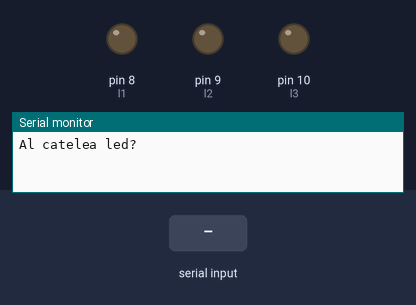
This sketch was run on a simulated Arduino Uno, built with avr-gcc and run on an emulated ATmega328P. On the bench: output pins drawn as LEDs (lit = HIGH), the last lines printed to the serial monitor. Inputs (shaded band) come from the test bench.

Above: at 1.2 s.
1.3 s: "led1" received over Serial
At 3.1 s:
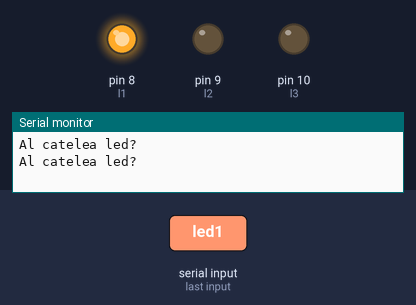
3.8 s: "led2 " received over Serial
At 6.0 s:
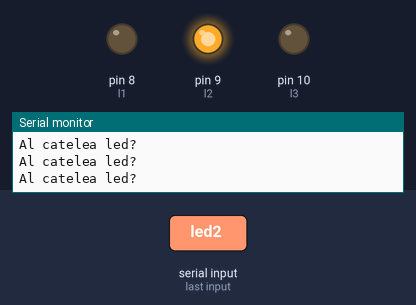
6.3 s: "led3" received over Serial
At 8.0 s:
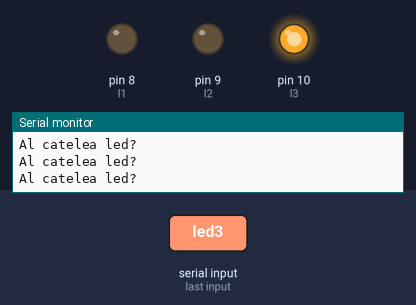
Timing chart, 0 to 9.5 s (numbered marks = the images above; inputs shaded):
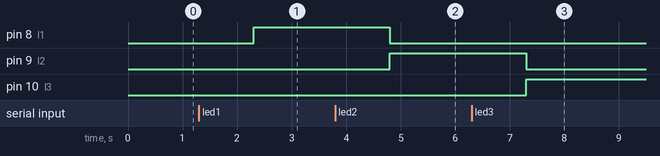

Measured:
- after the input at 1.3 s, pin 8 (l1): LOW → HIGH after 1.0 s
- after the input at 3.8 s, pin 8 (l1): HIGH → LOW after 1.0 s; pin 9 (l2): LOW → HIGH after 1.0 s
- after the input at 6.3 s, pin 9 (l2): HIGH → LOW after 1.0 s; pin 10 (l3): LOW → HIGH after 1.0 s

The sketch:

3_LED_STRING.ino
```cpp
String myNumber;
String msg="Al catelea led?";
int l1=8;
int l2=9;
int l3=10;
int dt=100;
void setup() {
  // put your setup code here, to run once:
  Serial.begin(9600);
  pinMode(l1, OUTPUT);
  pinMode(l2, OUTPUT);
  pinMode(l3, OUTPUT);
}

void loop() {
  // put your main code here, to run repeatedly:
  Serial.println(msg);
  while(Serial.available()==0)
  {

  }
  myNumber=Serial.readString();

  if(myNumber == "led1")
  {
    digitalWrite(l1, HIGH);
    digitalWrite(l2, LOW);
    digitalWrite(l3, LOW);
  }
  if(myNumber == "led2 ")
  {
    digitalWrite(l2, HIGH);
    digitalWrite(l1, LOW);
    digitalWrite(l3, LOW);
  }
  if(myNumber == "led3")
  {
    digitalWrite(l3, HIGH);
    digitalWrite(l1, LOW);
    digitalWrite(l2, LOW);
  }
}
```
